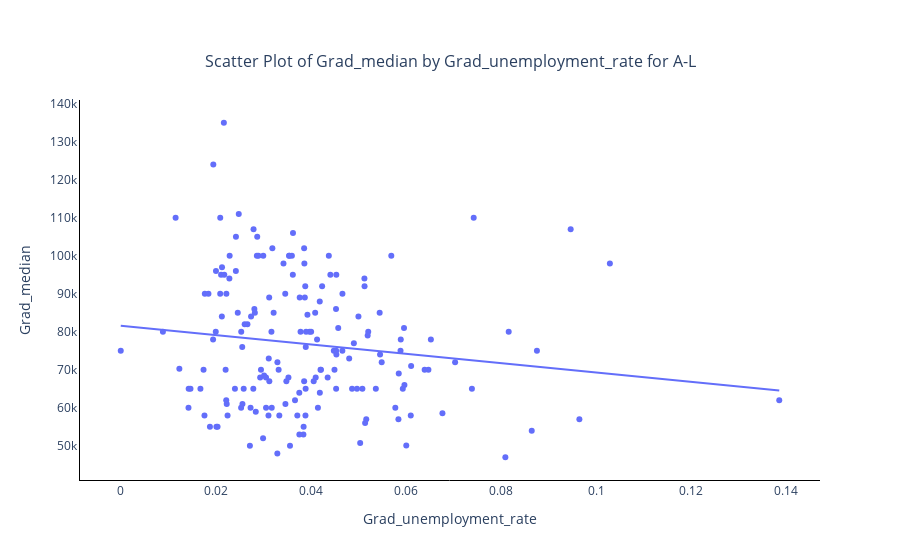
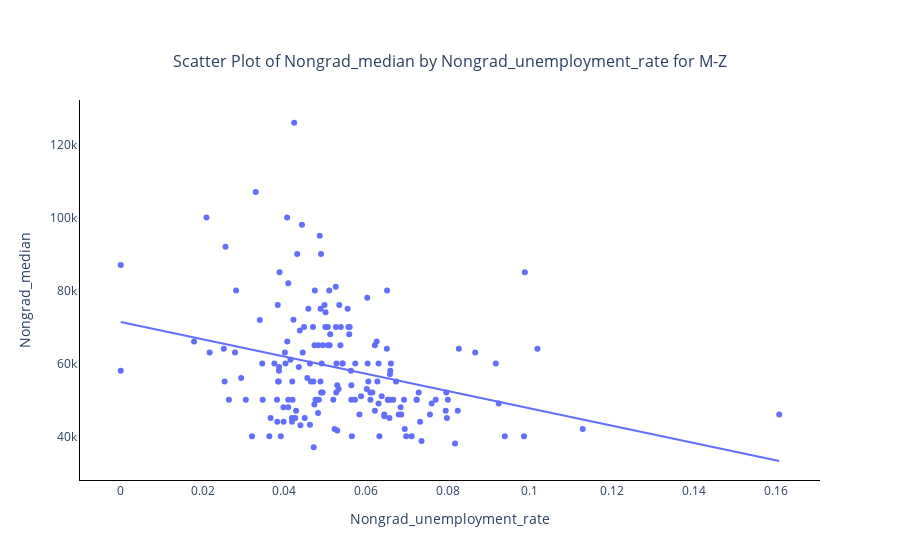

Write notebook code for charts like these, in order.
### Markdown cell above
##**QUESTION 3**

Compute the least squares regression line describing the relationships between the dependent and independent variable. Add the regression line to the scatterplot. Paste the new scatterplot and the output table below. Then type out the prediction equation.

### Code cell
# Scatter plot with regression line for A-L
scatter_al = px.scatter(
    df, 
    x='Grad_unemployment_rate', 
    y='Grad_median',
    title='Scatter Plot of Grad_median by Grad_unemployment_rate for A-L',
    trendline='ols'  # Adds OLS regression line
)

# Updating layout for A-L plot
scatter_al.update_layout(
    plot_bgcolor='rgba(255,255,255,1)',
    xaxis=dict(showline=True, showgrid=False, linecolor='black'),
    yaxis=dict(showline=True, showgrid=False, linecolor='black'),
    title={
        'text': 'Scatter Plot of Grad_median by Grad_unemployment_rate for A-L',
        'y':0.9,
        'x':0.5,
        'xanchor': 'center',
        'yanchor': 'top',
        'font': dict(size=16),  # Smaller title font size
    }
)

scatter_al.show()

# Scatter plot with regression line for M-Z
scatter_mz = px.scatter(
    df, 
    x='Nongrad_unemployment_rate', 
    y='Nongrad_median',
    title='Scatter Plot of Nongrad_median by Nongrad_unemployment_rate for M-Z',
    trendline='ols'  # Adds OLS regression line
)

# Updating layout for M-Z plot
scatter_mz.update_layout(
    plot_bgcolor='rgba(255,255,255,1)',
    xaxis=dict(showline=True, showgrid=False, linecolor='black'),
    yaxis=dict(showline=True, showgrid=False, linecolor='black'),
    title={
        'text': 'Scatter Plot of Nongrad_median by Nongrad_unemployment_rate for M-Z',
        'y':0.9,
        'x':0.5,
        'xanchor': 'center',
        'yanchor': 'top',
        'font': dict(size=16),  # Smaller title font size
    }
)

scatter_mz.show()

### Figure 1 — Plotly figure (JSON) as saved in the notebook; plotly's stock layout.template omitted (floating-point values rounded to 4 significant figures; data arrays with more than 128 entries replaced by an {"elided": "..."} marker saying what was removed)
{"data": [{"hovertemplate": "Grad_unemployment_rate=%{x}<br>Grad_median=%{y}<extra></extra>", "legendgroup": "", "marker": {"color": "#636efa", "symbol": "circle"}, "mode": "markers", "name": "", "orientation": "v", "showlegend": false, "type": "scatter", "x": {"elided": "173 float values"}, "xaxis": "x", "y": {"elided": "173 int values"}, "yaxis": "y"}, {"hovertemplate": "<b>OLS trendline</b><br>Grad_median = -123104 * Grad_unemployment_rate + 81599.1<br>R<sup>2</sup>=0.019281<br><br>Grad_unemployment_rate=%{x}<br>Grad_median=%{y} <b>(trend)</b><extra></extra>", "legendgroup": "", "marker": {"color": "#636efa", "symbol": "circle"}, "mode": "lines", "name": "", "showlegend": false, "type": "scatter", "x": {"elided": "173 float values"}, "xaxis": "x", "y": {"elided": "173 float values"}, "yaxis": "y"}], "layout": {"legend": {"tracegroupgap": 0}, "plot_bgcolor": "rgba(255,255,255,1)", "title": {"font": {"size": 16}, "text": "Scatter Plot of Grad_median by Grad_unemployment_rate for A-L", "x": 0.5, "xanchor": "center", "y": 0.9, "yanchor": "top"}, "xaxis": {"anchor": "y", "domain": [0, 1], "linecolor": "black", "showgrid": false, "showline": true, "title": {"text": "Grad_unemployment_rate"}}, "yaxis": {"anchor": "x", "domain": [0, 1], "linecolor": "black", "showgrid": false, "showline": true, "title": {"text": "Grad_median"}}}}

### Figure 2 — Plotly figure (JSON) as saved in the notebook; plotly's stock layout.template omitted (floating-point values rounded to 4 significant figures; data arrays with more than 128 entries replaced by an {"elided": "..."} marker saying what was removed)
{"data": [{"hovertemplate": "Nongrad_unemployment_rate=%{x}<br>Nongrad_median=%{y}<extra></extra>", "legendgroup": "", "marker": {"color": "#636efa", "symbol": "circle"}, "mode": "markers", "name": "", "orientation": "v", "showlegend": false, "type": "scatter", "x": {"elided": "173 float values"}, "xaxis": "x", "y": {"elided": "173 int values"}, "yaxis": "y"}, {"hovertemplate": "<b>OLS trendline</b><br>Nongrad_median = -237071 * Nongrad_unemployment_rate + 71373.2<br>R<sup>2</sup>=0.092973<br><br>Nongrad_unemployment_rate=%{x}<br>Nongrad_median=%{y} <b>(trend)</b><extra></extra>", "legendgroup": "", "marker": {"color": "#636efa", "symbol": "circle"}, "mode": "lines", "name": "", "showlegend": false, "type": "scatter", "x": {"elided": "173 float values"}, "xaxis": "x", "y": {"elided": "173 float values"}, "yaxis": "y"}], "layout": {"legend": {"tracegroupgap": 0}, "plot_bgcolor": "rgba(255,255,255,1)", "title": {"font": {"size": 16}, "text": "Scatter Plot of Nongrad_median by Nongrad_unemployment_rate for M-Z", "x": 0.5, "xanchor": "center", "y": 0.9, "yanchor": "top"}, "xaxis": {"anchor": "y", "domain": [0, 1], "linecolor": "black", "showgrid": false, "showline": true, "title": {"text": "Nongrad_unemployment_rate"}}, "yaxis": {"anchor": "x", "domain": [0, 1], "linecolor": "black", "showgrid": false, "showline": true, "title": {"text": "Nongrad_median"}}}}
